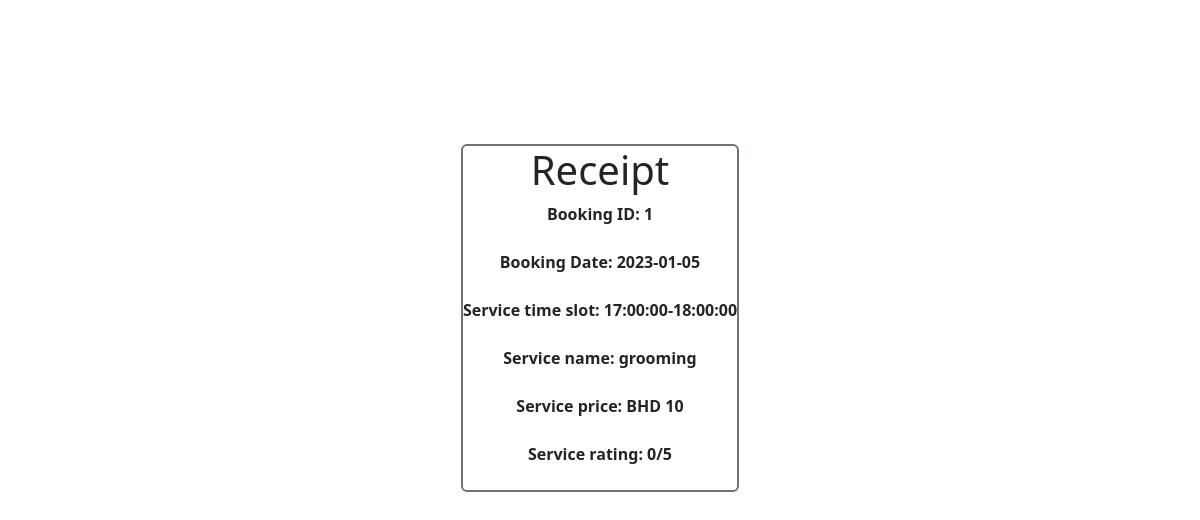
The app's page /receipt.php?bookingId=1, older data.
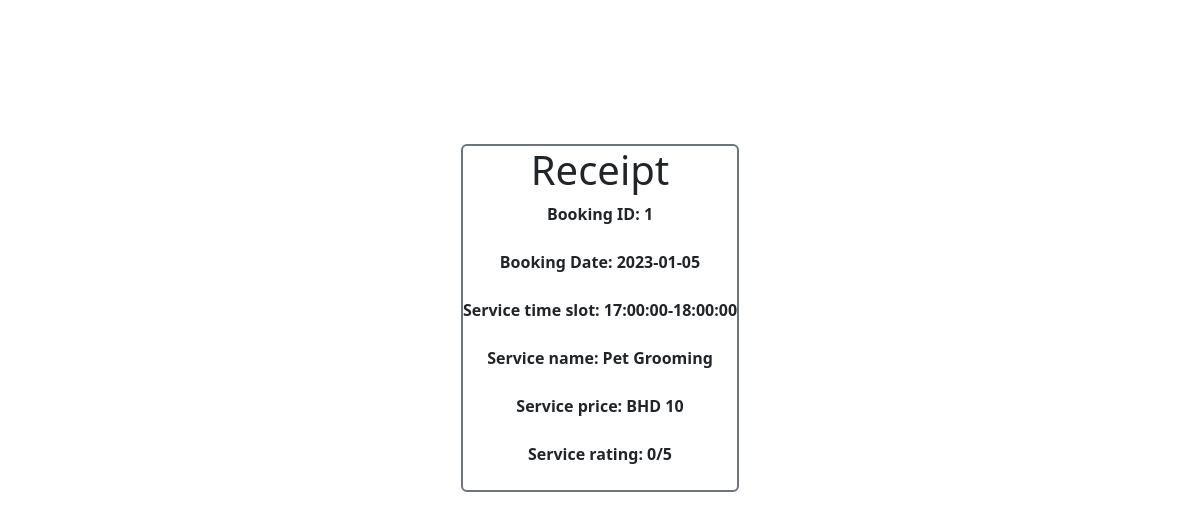
The same page, newer data.
### tables this page shows
CREATE TABLE `bookings` (
  `ID` int(11) NOT NULL,
  `SERVICES_SLOTS_ID` int(11) NOT NULL,
  `BOOKING_DATE` date NOT NULL,
  `BOOKING_DATETIME` datetime NOT NULL,
  `SERVICES_ID` int(11) DEFAULT NULL,
  `USER_ID` int(11) NOT NULL
);

CREATE TABLE `services_slots` (
  `ID` int(11) NOT NULL,
  `SERVICES_ID` int(11) NOT NULL,
  `TIME_SLOT_START` time NOT NULL,
  `TIME_SLOT_END` time NOT NULL,
  `SUNDAY` tinyint(1) NOT NULL,
  `MONDAY` tinyint(1) NOT NULL,
  `TUESDAY` tinyint(1) NOT NULL,
  `WEDNESDAY` tinyint(1) NOT NULL,
  `THURSDAY` tinyint(1) NOT NULL
);

CREATE TABLE `services` (
  `ID` int(11) NOT NULL,
  `NAME` varchar(259) NOT NULL,
  `PRICE` double NOT NULL,
  `RATING` double NOT NULL,
  `PICTURE` varchar(250) NOT NULL,
  `SERVICE_ACTIVE` int(1) NOT NULL
);

### receipt.php (the view, shortened to what this page needs)
<?php
require("project_connection.php");
extract($_GET);
try {
  $sql = "SELECT * FROM bookings WHERE ID=:id";
  $result = $db->prepare($sql);
  $result->bindParam(':id', $bookingId);
  $result->execute();
  $row = $result->fetch();
  $sql2 = "SELECT * FROM services_slots WHERE ID=:id";
  $result2 = $db->prepare($sql2);
  $result2->bindParam(':id', $row['SERVICES_SLOTS_ID']);
  $result2->execute();
  $row2 = $result2->fetch();
  $sql3 = "SELECT * FROM services WHERE ID=:id";
  $result3 = $db->prepare($sql3);
  $result3->bindParam(':id', $row2['SERVICES_ID']);
  $result3->execute();
  $row3 = $result3->fetch();
} catch (PDOException $e) {
  die("Error Message" . $e->getMessage());
}
?>
<!DOCTYPE html>
<html lang="en">
<head>
  <link href="./assets/dist/css/bootstrap.min.css" rel="stylesheet">
</head>
<body>
  <br /><br /><br /> <br /><br /><br />
  <div class="container-xl d-flex justify-content-center flex-column align-items-center">
    <div class="d-flex justify-content-center flex-column align-items-center border border-secondary border-2 rounded ">
      <h1>Receipt</h1>
      <?php
      if ($result->rowcount() > 0) {
        echo "<b>Booking ID: " . $row['ID'] . "</b><br/>";
        echo "<b>Booking Date: " . $row['BOOKING_DATE'] . "</b><br/>";
        echo "<b>Service time slot: " . $row2['TIME_SLOT_START'] . "-" . $row2['TIME_SLOT_END'] . "</b><br/>";
        echo "<b>Service name: " . $row3['NAME'] . "</b><br/>";
        echo "<b>Service price: BHD " . $row3['PRICE'] . "</b><br/>";
        echo "<b>Service rating: " . $row3['RATING'] . "/5" . "</b><br/>";
      }
      ?>
    </div>
  </div>
</body>
</html>

Row changes from the older to the newer data that the page shows:
changed services: NAME "grooming" → "Pet Grooming"
